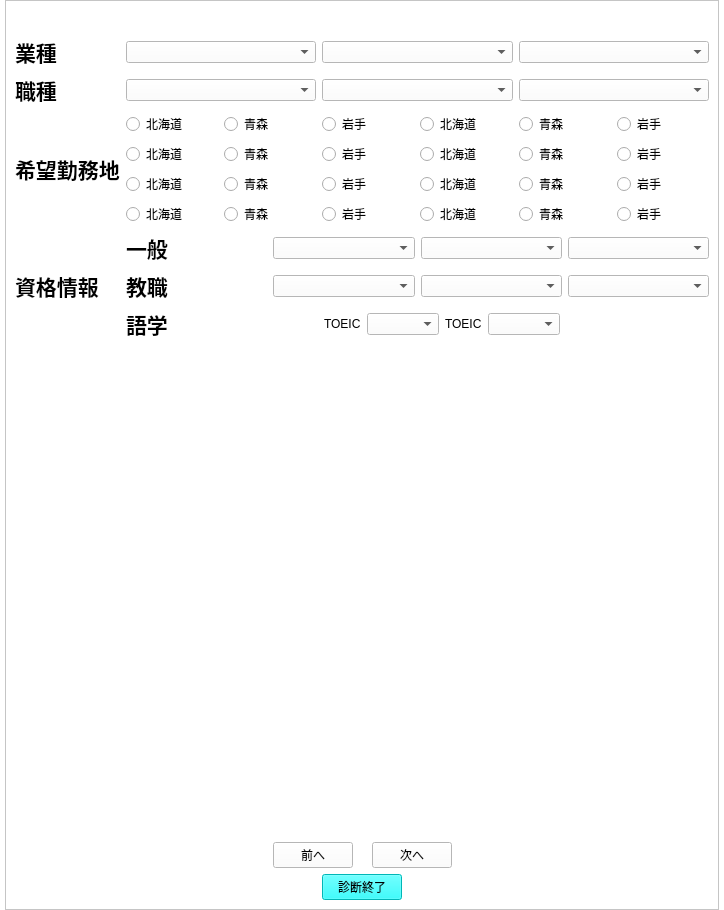
<?xml version="1.0" encoding="UTF-8"?>
<ui version="4.0">
 <class>Form</class>
 <widget class="QWidget" name="Form">
  <property name="geometry">
   <rect>
    <x>0</x>
    <y>0</y>
    <width>724</width>
    <height>910</height>
   </rect>
  </property>
  <property name="windowTitle">
   <string>Form</string>
  </property>
  <property name="styleSheet">
   <string notr="true">background-color: rgb(255,255,255)</string>
  </property>
  <layout class="QGridLayout" name="gridLayout">
   <property name="leftMargin">
    <number>5</number>
   </property>
   <property name="topMargin">
    <number>0</number>
   </property>
   <property name="rightMargin">
    <number>5</number>
   </property>
   <property name="bottomMargin">
    <number>0</number>
   </property>
   <property name="spacing">
    <number>0</number>
   </property>
   <item row="0" column="0">
    <widget class="QScrollArea" name="scrollArea">
     <property name="styleSheet">
      <string notr="true"/>
     </property>
     <property name="widgetResizable">
      <bool>true</bool>
     </property>
     <widget class="QWidget" name="scrollAreaWidgetContents">
      <property name="geometry">
       <rect>
        <x>0</x>
        <y>0</y>
        <width>712</width>
        <height>908</height>
       </rect>
      </property>
      <layout class="QVBoxLayout" name="verticalLayout">
       <item>
        <layout class="QHBoxLayout" name="horizontalLayout_2">
         <item>
          <widget class="QLabel" name="label">
           <property name="text">
            <string/>
           </property>
           <property name="pixmap">
            <pixmap>../image/enavi_header.png</pixmap>
           </property>
          </widget>
         </item>
         <item>
          <spacer name="horizontalSpacer">
           <property name="orientation">
            <enum>Qt::Horizontal</enum>
           </property>
           <property name="sizeHint" stdset="0">
            <size>
             <width>40</width>
             <height>20</height>
            </size>
           </property>
          </spacer>
         </item>
        </layout>
       </item>
       <item>
        <layout class="QGridLayout" name="gridLayout_2">
         <item row="0" column="0">
          <widget class="QLabel" name="label_2">
           <property name="text">
            <string>&lt;html&gt;&lt;head/&gt;&lt;body&gt;&lt;p&gt;&lt;span style=&quot; font-size:16pt; font-weight:600;&quot;&gt;業種&lt;/span&gt;&lt;/p&gt;&lt;/body&gt;&lt;/html&gt;</string>
           </property>
          </widget>
         </item>
         <item row="1" column="0">
          <widget class="QLabel" name="label_4">
           <property name="text">
            <string>&lt;html&gt;&lt;head/&gt;&lt;body&gt;&lt;p&gt;&lt;span style=&quot; font-size:16pt; font-weight:600;&quot;&gt;職種&lt;/span&gt;&lt;/p&gt;&lt;/body&gt;&lt;/html&gt;</string>
           </property>
          </widget>
         </item>
         <item row="0" column="1">
          <layout class="QHBoxLayout" name="horizontalLayout_4">
           <item>
            <widget class="QComboBox" name="comboBox_4"/>
           </item>
           <item>
            <widget class="QComboBox" name="comboBox_5"/>
           </item>
           <item>
            <widget class="QComboBox" name="comboBox_6"/>
           </item>
          </layout>
         </item>
         <item row="2" column="1">
          <layout class="QVBoxLayout" name="verticalLayout_3">
           <item>
            <layout class="QHBoxLayout" name="horizontalLayout_5">
             <item>
              <widget class="QRadioButton" name="radioButton">
               <property name="text">
                <string>北海道</string>
               </property>
              </widget>
             </item>
             <item>
              <widget class="QRadioButton" name="radioButton_2">
               <property name="text">
                <string>青森</string>
               </property>
              </widget>
             </item>
             <item>
              <widget class="QRadioButton" name="radioButton_3">
               <property name="text">
                <string>岩手</string>
               </property>
              </widget>
             </item>
             <item>
              <widget class="QRadioButton" name="radioButton_6">
               <property name="text">
                <string>北海道</string>
               </property>
              </widget>
             </item>
             <item>
              <widget class="QRadioButton" name="radioButton_5">
               <property name="text">
                <string>青森</string>
               </property>
              </widget>
             </item>
             <item>
              <widget class="QRadioButton" name="radioButton_4">
               <property name="text">
                <string>岩手</string>
               </property>
              </widget>
             </item>
            </layout>
           </item>
           <item>
            <layout class="QHBoxLayout" name="horizontalLayout_6">
             <item>
              <widget class="QRadioButton" name="radioButton_19">
               <property name="text">
                <string>北海道</string>
               </property>
              </widget>
             </item>
             <item>
              <widget class="QRadioButton" name="radioButton_20">
               <property name="text">
                <string>青森</string>
               </property>
              </widget>
             </item>
             <item>
              <widget class="QRadioButton" name="radioButton_21">
               <property name="text">
                <string>岩手</string>
               </property>
              </widget>
             </item>
             <item>
              <widget class="QRadioButton" name="radioButton_22">
               <property name="text">
                <string>北海道</string>
               </property>
              </widget>
             </item>
             <item>
              <widget class="QRadioButton" name="radioButton_23">
               <property name="text">
                <string>青森</string>
               </property>
              </widget>
             </item>
             <item>
              <widget class="QRadioButton" name="radioButton_24">
               <property name="text">
                <string>岩手</string>
               </property>
              </widget>
             </item>
            </layout>
           </item>
           <item>
            <layout class="QHBoxLayout" name="horizontalLayout_9">
             <item>
              <widget class="QRadioButton" name="radioButton_13">
               <property name="text">
                <string>北海道</string>
               </property>
              </widget>
             </item>
             <item>
              <widget class="QRadioButton" name="radioButton_14">
               <property name="text">
                <string>青森</string>
               </property>
              </widget>
             </item>
             <item>
              <widget class="QRadioButton" name="radioButton_15">
               <property name="text">
                <string>岩手</string>
               </property>
              </widget>
             </item>
             <item>
              <widget class="QRadioButton" name="radioButton_16">
               <property name="text">
                <string>北海道</string>
               </property>
              </widget>
             </item>
             <item>
              <widget class="QRadioButton" name="radioButton_17">
               <property name="text">
                <string>青森</string>
               </property>
              </widget>
             </item>
             <item>
              <widget class="QRadioButton" name="radioButton_18">
               <property name="text">
                <string>岩手</string>
               </property>
              </widget>
             </item>
            </layout>
           </item>
           <item>
            <layout class="QHBoxLayout" name="horizontalLayout_10">
             <item>
              <widget class="QRadioButton" name="radioButton_7">
               <property name="text">
                <string>北海道</string>
               </property>
              </widget>
             </item>
             <item>
              <widget class="QRadioButton" name="radioButton_8">
               <property name="text">
                <string>青森</string>
               </property>
              </widget>
             </item>
             <item>
              <widget class="QRadioButton" name="radioButton_9">
               <property name="text">
                <string>岩手</string>
               </property>
              </widget>
             </item>
             <item>
              <widget class="QRadioButton" name="radioButton_10">
               <property name="text">
                <string>北海道</string>
               </property>
              </widget>
             </item>
             <item>
              <widget class="QRadioButton" name="radioButton_11">
               <property name="text">
                <string>青森</string>
               </property>
              </widget>
             </item>
             <item>
              <widget class="QRadioButton" name="radioButton_12">
               <property name="text">
                <string>岩手</string>
               </property>
              </widget>
             </item>
            </layout>
           </item>
          </layout>
         </item>
         <item row="2" column="0">
          <widget class="QLabel" name="label_5">
           <property name="text">
            <string>&lt;html&gt;&lt;head/&gt;&lt;body&gt;&lt;p&gt;&lt;span style=&quot; font-size:16pt; font-weight:600;&quot;&gt;希望勤務地&lt;/span&gt;&lt;/p&gt;&lt;/body&gt;&lt;/html&gt;</string>
           </property>
          </widget>
         </item>
         <item row="1" column="1">
          <layout class="QHBoxLayout" name="horizontalLayout">
           <item>
            <widget class="QComboBox" name="comboBox"/>
           </item>
           <item>
            <widget class="QComboBox" name="comboBox_2"/>
           </item>
           <item>
            <widget class="QComboBox" name="comboBox_3"/>
           </item>
          </layout>
         </item>
         <item row="3" column="0">
          <widget class="QLabel" name="label_8">
           <property name="text">
            <string>&lt;html&gt;&lt;head/&gt;&lt;body&gt;&lt;p&gt;&lt;span style=&quot; font-size:16pt; font-weight:600;&quot;&gt;資格情報&lt;/span&gt;&lt;/p&gt;&lt;/body&gt;&lt;/html&gt;</string>
           </property>
          </widget>
         </item>
         <item row="3" column="1">
          <layout class="QVBoxLayout" name="verticalLayout_4">
           <item>
            <layout class="QHBoxLayout" name="horizontalLayout_11">
             <item>
              <widget class="QLabel" name="label_9">
               <property name="text">
                <string>&lt;html&gt;&lt;head/&gt;&lt;body&gt;&lt;p&gt;&lt;span style=&quot; font-size:16pt; font-weight:600;&quot;&gt;一般&lt;/span&gt;&lt;/p&gt;&lt;/body&gt;&lt;/html&gt;</string>
               </property>
              </widget>
             </item>
             <item>
              <widget class="QComboBox" name="comboBox_16"/>
             </item>
             <item>
              <widget class="QComboBox" name="comboBox_17"/>
             </item>
             <item>
              <widget class="QComboBox" name="comboBox_18"/>
             </item>
            </layout>
           </item>
           <item>
            <layout class="QHBoxLayout" name="horizontalLayout_12">
             <item>
              <widget class="QLabel" name="label_10">
               <property name="text">
                <string>&lt;html&gt;&lt;head/&gt;&lt;body&gt;&lt;p&gt;&lt;span style=&quot; font-size:16pt; font-weight:600;&quot;&gt;教職&lt;/span&gt;&lt;/p&gt;&lt;/body&gt;&lt;/html&gt;</string>
               </property>
              </widget>
             </item>
             <item>
              <widget class="QComboBox" name="comboBox_9"/>
             </item>
             <item>
              <widget class="QComboBox" name="comboBox_8"/>
             </item>
             <item>
              <widget class="QComboBox" name="comboBox_7"/>
             </item>
            </layout>
           </item>
           <item>
            <layout class="QHBoxLayout" name="horizontalLayout_13">
             <item>
              <widget class="QLabel" name="label_11">
               <property name="text">
                <string>&lt;html&gt;&lt;head/&gt;&lt;body&gt;&lt;p&gt;&lt;span style=&quot; font-size:16pt; font-weight:600;&quot;&gt;語学&lt;/span&gt;&lt;/p&gt;&lt;/body&gt;&lt;/html&gt;</string>
               </property>
              </widget>
             </item>
             <item>
              <spacer name="horizontalSpacer_13">
               <property name="orientation">
                <enum>Qt::Horizontal</enum>
               </property>
               <property name="sizeHint" stdset="0">
                <size>
                 <width>40</width>
                 <height>20</height>
                </size>
               </property>
              </spacer>
             </item>
             <item>
              <widget class="QLabel" name="label_12">
               <property name="text">
                <string>TOEIC</string>
               </property>
              </widget>
             </item>
             <item>
              <widget class="QComboBox" name="comboBox_10"/>
             </item>
             <item>
              <widget class="QLabel" name="label_13">
               <property name="text">
                <string>TOEIC</string>
               </property>
              </widget>
             </item>
             <item>
              <widget class="QComboBox" name="comboBox_11"/>
             </item>
             <item>
              <spacer name="horizontalSpacer_16">
               <property name="orientation">
                <enum>Qt::Horizontal</enum>
               </property>
               <property name="sizeHint" stdset="0">
                <size>
                 <width>40</width>
                 <height>20</height>
                </size>
               </property>
              </spacer>
             </item>
            </layout>
           </item>
          </layout>
         </item>
        </layout>
       </item>
       <item>
        <spacer name="verticalSpacer_3">
         <property name="orientation">
          <enum>Qt::Vertical</enum>
         </property>
         <property name="sizeHint" stdset="0">
          <size>
           <width>20</width>
           <height>40</height>
          </size>
         </property>
        </spacer>
       </item>
       <item>
        <layout class="QHBoxLayout" name="horizontalLayout_14">
         <item>
          <spacer name="horizontalSpacer_8">
           <property name="orientation">
            <enum>Qt::Horizontal</enum>
           </property>
           <property name="sizeHint" stdset="0">
            <size>
             <width>40</width>
             <height>20</height>
            </size>
           </property>
          </spacer>
         </item>
         <item>
          <widget class="QPushButton" name="backBtn">
           <property name="text">
            <string>前へ</string>
           </property>
          </widget>
         </item>
         <item>
          <widget class="QLabel" name="label_3">
           <property name="text">
            <string/>
           </property>
           <property name="pixmap">
            <pixmap>../image/link_btns.png</pixmap>
           </property>
          </widget>
         </item>
         <item>
          <widget class="QPushButton" name="nextBtn">
           <property name="text">
            <string>次へ</string>
           </property>
          </widget>
         </item>
         <item>
          <spacer name="horizontalSpacer_9">
           <property name="orientation">
            <enum>Qt::Horizontal</enum>
           </property>
           <property name="sizeHint" stdset="0">
            <size>
             <width>40</width>
             <height>20</height>
            </size>
           </property>
          </spacer>
         </item>
        </layout>
       </item>
       <item>
        <layout class="QHBoxLayout" name="horizontalLayout_7">
         <item>
          <spacer name="horizontalSpacer_7">
           <property name="orientation">
            <enum>Qt::Horizontal</enum>
           </property>
           <property name="sizeHint" stdset="0">
            <size>
             <width>40</width>
             <height>20</height>
            </size>
           </property>
          </spacer>
         </item>
         <item>
          <widget class="QPushButton" name="endBtn">
           <property name="styleSheet">
            <string notr="true">background-color: rgb(0,255,255)</string>
           </property>
           <property name="text">
            <string>診断終了</string>
           </property>
          </widget>
         </item>
         <item>
          <spacer name="horizontalSpacer_2">
           <property name="orientation">
            <enum>Qt::Horizontal</enum>
           </property>
           <property name="sizeHint" stdset="0">
            <size>
             <width>40</width>
             <height>20</height>
            </size>
           </property>
          </spacer>
         </item>
        </layout>
       </item>
      </layout>
     </widget>
    </widget>
   </item>
  </layout>
 </widget>
 <resources/>
 <connections/>
</ui>
